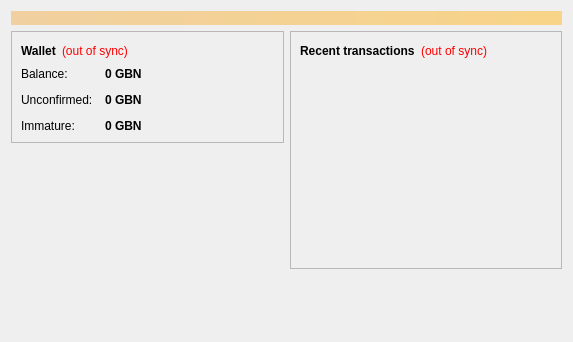
<?xml version="1.0" encoding="UTF-8"?>
<ui version="4.0">
 <class>OverviewPage</class>
 <widget class="QWidget" name="OverviewPage">
  <property name="geometry">
   <rect>
    <x>0</x>
    <y>0</y>
    <width>573</width>
    <height>342</height>
   </rect>
  </property>
  <property name="windowTitle">
   <string>Form</string>
  </property>
  <layout class="QVBoxLayout" name="topLayout">
   <item>
    <widget class="QLabel" name="labelAlerts">
     <property name="visible">
      <bool>false</bool>
     </property>
     <property name="styleSheet">
      <string notr="true">background-color: qlineargradient(x1: 0, y1: 0, x2: 1, y2: 0, stop:0 #F0D0A0, stop:1 #F8D488); color:#000000;</string>
     </property>
     <property name="wordWrap">
      <bool>true</bool>
     </property>
     <property name="margin">
      <number>3</number>
     </property>
    </widget>
   </item>
   <item>
    <layout class="QHBoxLayout" name="horizontalLayout" stretch="1,1">
     <item>
      <layout class="QVBoxLayout" name="verticalLayout_2">
       <item>
        <widget class="QFrame" name="frame">
         <property name="frameShape">
          <enum>QFrame::StyledPanel</enum>
         </property>
         <property name="frameShadow">
          <enum>QFrame::Raised</enum>
         </property>
         <layout class="QVBoxLayout" name="verticalLayout_4">
          <item>
           <layout class="QHBoxLayout" name="horizontalLayout_4">
            <item>
             <widget class="QLabel" name="label_5">
              <property name="font">
               <font>
                <weight>75</weight>
                <bold>true</bold>
               </font>
              </property>
              <property name="text">
               <string>Wallet</string>
              </property>
             </widget>
            </item>
            <item>
             <widget class="QLabel" name="labelWalletStatus">
              <property name="toolTip">
               <string>The displayed information may be out of date. Your wallet automatically synchronizes with the Gabencoin network after a connection is established, but this process has not completed yet.</string>
              </property>
              <property name="styleSheet">
               <string notr="true">QLabel { color: red; }</string>
              </property>
              <property name="text">
               <string notr="true">(out of sync)</string>
              </property>
              <property name="alignment">
               <set>Qt::AlignLeading|Qt::AlignLeft|Qt::AlignVCenter</set>
              </property>
             </widget>
            </item>
            <item>
             <spacer name="horizontalSpacer_2">
              <property name="orientation">
               <enum>Qt::Horizontal</enum>
              </property>
              <property name="sizeHint" stdset="0">
               <size>
                <width>40</width>
                <height>20</height>
               </size>
              </property>
             </spacer>
            </item>
           </layout>
          </item>
          <item>
           <layout class="QFormLayout" name="formLayout_2">
            <property name="fieldGrowthPolicy">
             <enum>QFormLayout::AllNonFixedFieldsGrow</enum>
            </property>
            <property name="horizontalSpacing">
             <number>12</number>
            </property>
            <property name="verticalSpacing">
             <number>12</number>
            </property>
            <item row="0" column="0">
             <widget class="QLabel" name="label">
              <property name="text">
               <string>Balance:</string>
              </property>
             </widget>
            </item>
            <item row="0" column="1">
             <widget class="QLabel" name="labelBalance">
              <property name="font">
               <font>
                <weight>75</weight>
                <bold>true</bold>
               </font>
              </property>
              <property name="cursor">
               <cursorShape>IBeamCursor</cursorShape>
              </property>
              <property name="toolTip">
               <string>Your current balance</string>
              </property>
              <property name="text">
               <string notr="true">0 GBN</string>
              </property>
              <property name="textInteractionFlags">
               <set>Qt::LinksAccessibleByMouse|Qt::TextSelectableByKeyboard|Qt::TextSelectableByMouse</set>
              </property>
             </widget>
            </item>
            <item row="1" column="0">
             <widget class="QLabel" name="label_3">
              <property name="text">
               <string>Unconfirmed:</string>
              </property>
             </widget>
            </item>
            <item row="1" column="1">
             <widget class="QLabel" name="labelUnconfirmed">
              <property name="font">
               <font>
                <weight>75</weight>
                <bold>true</bold>
               </font>
              </property>
              <property name="cursor">
               <cursorShape>IBeamCursor</cursorShape>
              </property>
              <property name="toolTip">
               <string>Total of transactions that have yet to be confirmed, and do not yet count toward the current balance</string>
              </property>
              <property name="text">
               <string notr="true">0 GBN</string>
              </property>
              <property name="textInteractionFlags">
               <set>Qt::LinksAccessibleByMouse|Qt::TextSelectableByKeyboard|Qt::TextSelectableByMouse</set>
              </property>
             </widget>
            </item>
            <item row="2" column="0">
             <widget class="QLabel" name="labelImmatureText">
              <property name="text">
               <string>Immature:</string>
              </property>
             </widget>
            </item>
            <item row="2" column="1">
             <widget class="QLabel" name="labelImmature">
              <property name="font">
               <font>
                <weight>75</weight>
                <bold>true</bold>
               </font>
              </property>
              <property name="toolTip">
               <string>Mined balance that has not yet matured</string>
              </property>
              <property name="text">
               <string notr="true">0 GBN</string>
              </property>
              <property name="textInteractionFlags">
               <set>Qt::LinksAccessibleByMouse|Qt::TextSelectableByKeyboard|Qt::TextSelectableByMouse</set>
              </property>
             </widget>
            </item>
           </layout>
          </item>
         </layout>
        </widget>
       </item>
       <item>
        <spacer name="verticalSpacer">
         <property name="orientation">
          <enum>Qt::Vertical</enum>
         </property>
         <property name="sizeHint" stdset="0">
          <size>
           <width>20</width>
           <height>40</height>
          </size>
         </property>
        </spacer>
       </item>
      </layout>
     </item>
     <item>
      <layout class="QVBoxLayout" name="verticalLayout_3">
       <item>
        <widget class="QFrame" name="frame_2">
         <property name="frameShape">
          <enum>QFrame::StyledPanel</enum>
         </property>
         <property name="frameShadow">
          <enum>QFrame::Raised</enum>
         </property>
         <layout class="QVBoxLayout" name="verticalLayout">
          <item>
           <layout class="QHBoxLayout" name="horizontalLayout_2">
            <item>
             <widget class="QLabel" name="label_4">
              <property name="text">
               <string>&lt;b&gt;Recent transactions&lt;/b&gt;</string>
              </property>
             </widget>
            </item>
            <item>
             <widget class="QLabel" name="labelTransactionsStatus">
              <property name="toolTip">
               <string>The displayed information may be out of date. Your wallet automatically synchronizes with the Gabencoin network after a connection is established, but this process has not completed yet.</string>
              </property>
              <property name="styleSheet">
               <string notr="true">QLabel { color: red; }</string>
              </property>
              <property name="text">
               <string notr="true">(out of sync)</string>
              </property>
              <property name="alignment">
               <set>Qt::AlignRight|Qt::AlignTrailing|Qt::AlignVCenter</set>
              </property>
             </widget>
            </item>
            <item>
             <spacer name="horizontalSpacer">
              <property name="orientation">
               <enum>Qt::Horizontal</enum>
              </property>
              <property name="sizeHint" stdset="0">
               <size>
                <width>40</width>
                <height>20</height>
               </size>
              </property>
             </spacer>
            </item>
           </layout>
          </item>
          <item>
           <widget class="QListView" name="listTransactions">
            <property name="styleSheet">
             <string notr="true">QListView { background: transparent; }</string>
            </property>
            <property name="frameShape">
             <enum>QFrame::NoFrame</enum>
            </property>
            <property name="verticalScrollBarPolicy">
             <enum>Qt::ScrollBarAlwaysOff</enum>
            </property>
            <property name="horizontalScrollBarPolicy">
             <enum>Qt::ScrollBarAlwaysOff</enum>
            </property>
            <property name="selectionMode">
             <enum>QAbstractItemView::NoSelection</enum>
            </property>
           </widget>
          </item>
         </layout>
        </widget>
       </item>
       <item>
        <spacer name="verticalSpacer_2">
         <property name="orientation">
          <enum>Qt::Vertical</enum>
         </property>
         <property name="sizeHint" stdset="0">
          <size>
           <width>20</width>
           <height>40</height>
          </size>
         </property>
        </spacer>
       </item>
      </layout>
     </item>
    </layout>
   </item>
  </layout>
 </widget>
 <resources/>
 <connections/>
</ui>
